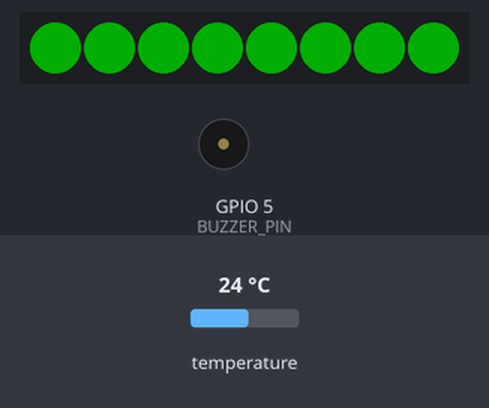
Bench run of a program on a simulated ESP32-S3. Shown: 8 RGB LEDs in strip order, left to right, buzzer (waves = sounding, pin HIGH). The inputs (shaded band) are chosen by the test bench; at power-on: temperature 24 °C. Dim RGB values are drawn brighter than linear; WiFi joins after 1.5 s; servers stay silent unless stated; not simulated (calls return 0 or success): secrets.h; what the program prints to the serial monitor is not drawn.

Above: at 4.9 s.
5.0 s: temperature set to 33 °C
At 6.5 s:
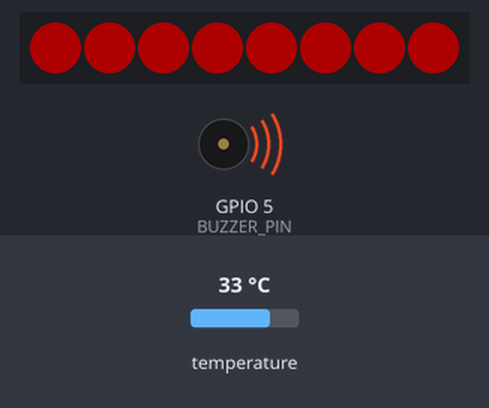
6.8 s: temperature set to 28 °C
At 8.2 s:
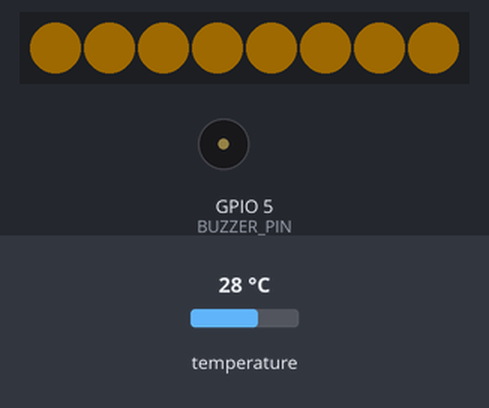
8.8 s: temperature set to 12 °C
At 9.7 s:
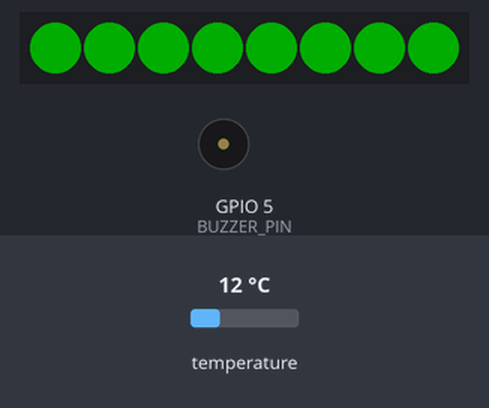
10.8 s: temperature set to 41 °C
At 12.4 s:
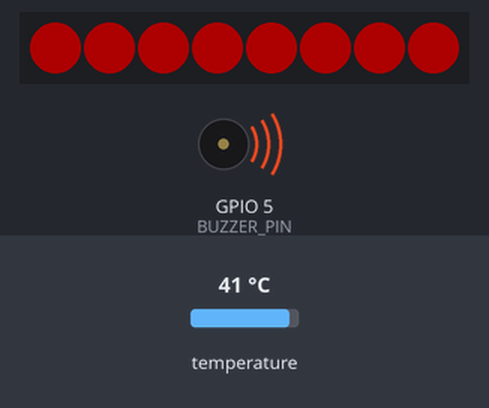
Timing chart, 0 to 13.8 s (numbered marks = the images above; inputs shaded):
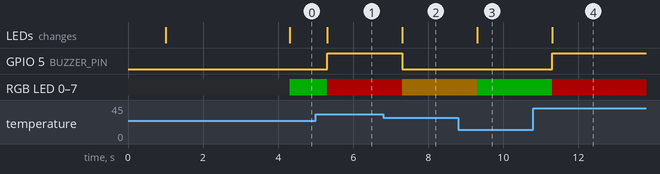

Measured:
- after the input at 5.0 s, GPIO 5 (BUZZER_PIN): LOW → HIGH after 0.30 s; RGB LED 0–7: RGB(0, 50, 0) → RGB(50, 0, 0) after 0.30 s; the LEDs: change after 0.30 s (image 1)
- after the input at 6.8 s, GPIO 5 (BUZZER_PIN): HIGH → LOW after 0.50 s; RGB LED 0–7: RGB(50, 0, 0) → RGB(30, 20, 0) after 0.50 s; the LEDs: change after 0.50 s (image 2)
- after the input at 8.8 s, RGB LED 0–7: RGB(30, 20, 0) → RGB(0, 50, 0) after 0.50 s; the LEDs: change after 0.50 s (image 3)
- after the input at 10.8 s, GPIO 5 (BUZZER_PIN): LOW → HIGH after 0.50 s; RGB LED 0–7: RGB(0, 50, 0) → RGB(50, 0, 0) after 0.50 s; the LEDs: change after 0.50 s (image 4)

The program:

main.cpp
```cpp
#include "secrets.h"

#include <WiFi.h>
#include <Wire.h>
#include <Adafruit_BME280.h>
#include <Adafruit_NeoPixel.h>
#include <BlynkSimpleEsp32.h>

char auth[] = BLYNK_AUTH_TOKEN;
char ssid[] = WIFI_SSID;
char pass[] = WIFI_PASS;


#define LED_PIN     4
#define SDA_PIN     8
#define SCL_PIN     9
#define NUM_LEDS    8
#define BUZZER_PIN  5

#define TEMP_ALARM  30.0

Adafruit_BME280 bme;
Adafruit_NeoPixel strip(NUM_LEDS, LED_PIN, NEO_GRB + NEO_KHZ800);
BlynkTimer timer;

// zapamiętanie poprzedniej temperatury
float lastTemp = -100.0;

void connectWiFi() {
  Serial.print("Łączenie z WiFi: ");
  Serial.println(ssid);

  WiFi.mode(WIFI_STA);
  WiFi.disconnect(true, true);
  delay(500);

  WiFi.begin(ssid, pass);

  unsigned long startAttempt = millis();

  while (WiFi.status() != WL_CONNECTED && millis() - startAttempt < 15000) {
    Serial.print(".");
    delay(500);
  }

  if (WiFi.status() == WL_CONNECTED) {
    Serial.println("\n✅ WiFi połączone");
    Serial.print("IP: ");
    Serial.println(WiFi.localIP());
  } else {
    Serial.println("\n WiFi NIE połączone");
  }
}

void visualizeTemperature(float t) {
  t = constrain(t, 25, 30);

  int r = map(t, 25, 30, 0, 255);
  int g = map(t, 25, 30, 255, 0);

  for (int i = 0; i < NUM_LEDS; i++) {
    strip.setPixelColor(i, strip.Color(r, g, 0));
  }
  strip.show();
}

void readTemperature() {
  float temp = bme.readTemperature();
  if (isnan(temp)) return;

  Serial.print("Temperatura: ");
  Serial.println(temp);

  visualizeTemperature(temp);

  // Buzzer
  if (temp > TEMP_ALARM) {
    digitalWrite(BUZZER_PIN, HIGH);
  } else {
    digitalWrite(BUZZER_PIN, LOW);
  }

  if (lastTemp <= TEMP_ALARM && temp > TEMP_ALARM && Blynk.connected()) {
    Blynk.logEvent(
      "alarm_temperatury",
      String("Temperatura przekroczyła 30°C: ") + temp + "°C"
    );
  }

  lastTemp = temp;
}

void setup() {
  Serial.begin(115200);
  delay(1000);

  pinMode(BUZZER_PIN, OUTPUT);
  digitalWrite(BUZZER_PIN, LOW);

  strip.begin();
  strip.setBrightness(50);
  strip.clear();
  strip.show();

  Wire.begin(SDA_PIN, SCL_PIN);

  if (!bme.begin(0x76)) {
    Serial.println(" BME280 nie wykryty");
    while (1);
  }

  connectWiFi();

  Blynk.config(auth);
  Blynk.connect(5000);

  if (Blynk.connected())
    Serial.println("✅ Blynk połączony");
  else
    Serial.println(" Blynk NIE połączony");


  timer.setInterval(1000L, readTemperature);
}

void loop() {
  if (Blynk.connected()) {
    Blynk.run();
  }
  timer.run();
}
```
